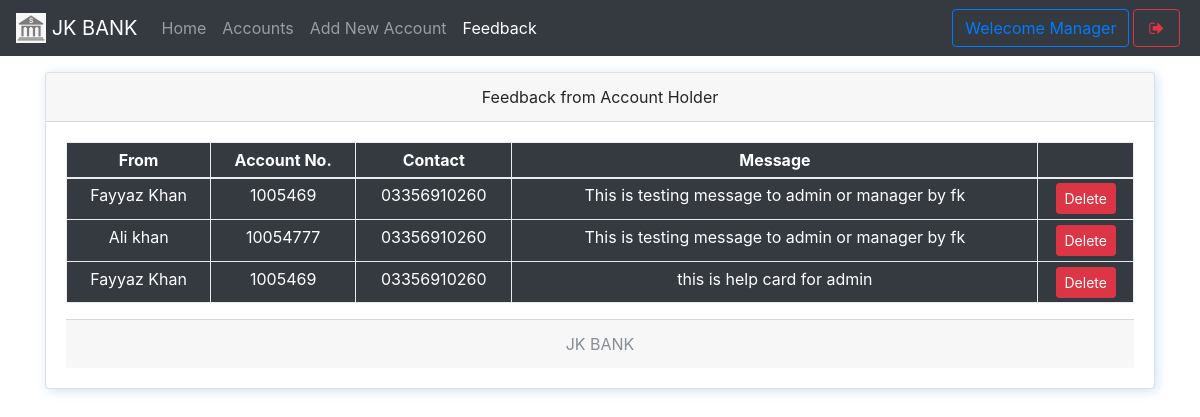
/mfeedback.php (signed in), run on an earlier commit of the app's database.
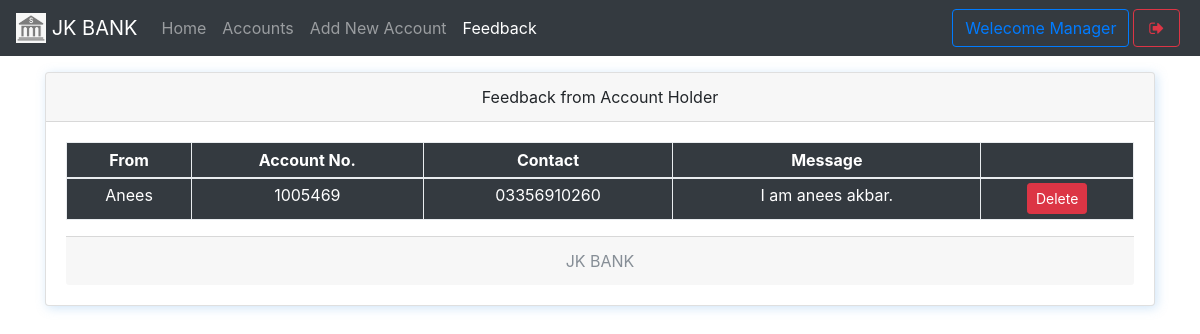
And on a later commit of the database.
### tables this page shows
CREATE TABLE `useraccounts` (
  `id` int(11) NOT NULL,
  `email` text NOT NULL,
  `password` text NOT NULL,
  `name` varchar(111) NOT NULL,
  `balance` varchar(111) NOT NULL,
  `cnic` varchar(111) NOT NULL,
  `number` varchar(111) NOT NULL,
  `city` varchar(111) NOT NULL,
  `address` varchar(111) NOT NULL,
  `source` varchar(111) NOT NULL,
  `accountNo` varchar(111) NOT NULL,
  `branch` varchar(111) NOT NULL,
  `accountType` varchar(111) NOT NULL,
  `date` timestamp NOT NULL DEFAULT current_timestamp()
);

CREATE TABLE `feedback` (
  `feedbackId` int(11) NOT NULL,
  `message` text NOT NULL,
  `userId` double NOT NULL,
  `date` timestamp NOT NULL DEFAULT current_timestamp()
);

### mfeedback.php (the view, shortened to what this page needs)
<!DOCTYPE html>
<html>
<head>
  <?php require 'assets/autoloader.php'; ?>
  <?php require 'assets/function.php'; ?>
</head>
<body style="background-size: 100%" class="bg-gradient-seconday">
<nav class="navbar navbar-expand-lg navbar-dark bg-dark fixed-top">
 <a class="navbar-brand" href="#">
    <img src="images/logo.png" style="object-fit:cover;object-position:center center" width="30" height="30" class="d-inline-block align-top" alt="">
   <?php echo bankname; ?>
  </a>
  <div class="collapse navbar-collapse" id="navbarSupportedContent">
    <ul class="navbar-nav mr-auto">
      <li class="nav-item ">
        <a class="nav-link " href="mindex.php">Home <span class="sr-only">(current)</span></a>
      </li>
      <li class="nav-item ">  <a class="nav-link" href="maccounts.php">Accounts</a></li>
      <li class="nav-item ">  <a class="nav-link" href="maddnew.php">Add New Account</a></li>
      <li class="nav-item active">  <a class="nav-link" href="mfeedback.php">Feedback</a></li>
    </ul>
    <?php include 'msideButton.php'; ?>
  </div>
</nav><br><br><br>
<div class="container">
<div class="card w-100 text-center shadowBlue">
  <div class="card-header">
    Feedback from Account Holder
  </div>
  <div class="card-body">
   <table class="table table-bordered table-sm bg-dark text-white">
  <thead>
    <tr>
      <th scope="col">From</th>
      <th scope="col">Account No.</th>
      <th scope="col">Contact</th>
      <th scope="col">Message</th>
      <th scope="col"></th>
    </tr>
  </thead>
  <tbody>
    <?php
      $array = $con->query("select * from useraccounts,feedback where useraccounts.id = feedback.userId");
      if ($array->num_rows > 0)
      {
        while ($row = $array->fetch_assoc())
        {
    ?>
      <tr>
        <td><?php echo $row['name'] ?></td>
        <td><?php echo $row['accountNo'] ?></td>
        <td><?php echo $row['number'] ?></td>
        <td><?php echo $row['message'] ?></td>
        <td>
          <a href="mfeedback.php?delete=<?php echo $row['feedbackId'] ?>" class='btn btn-danger btn-sm' data-toggle='tooltip' title="Delete this Message">Delete</a>
        </td>
      </tr>
    <?php
        }
      }
     ?>
  </tbody>
</table>
  <div class="card-footer text-muted">
    <?php echo bankname; ?>
  </div>
</div>
</body>
</html>

What changed in the data, as far as the page shows it:
no longer on one of the page's lists (row edited): useraccounts: name "Fayyaz Khan", accountNo "1005469", number "03356910260", feedback.message "this is help card for admin"
removed useraccounts: name "Ali khan", accountNo "10054777", number "03356910260", feedback.message "This is testing message to admin or manager by fk"
changed useraccounts: name "Fayyaz Khan" → "Anees"; feedback.message "This is testing message to admin or manager by fk" → "I am anees akbar."
